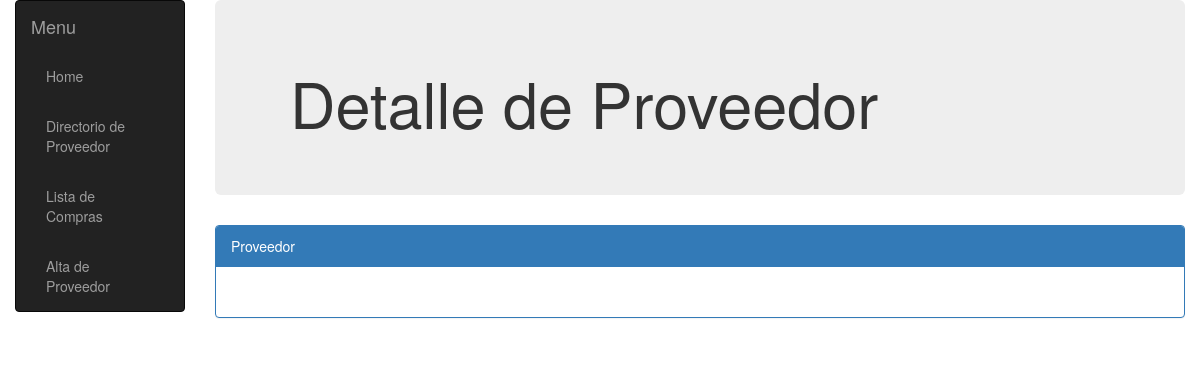
/compras/proveedor/d2a26590-5405-4bc8-ae8f-87ff250c494b/detalle (signed in), run on an earlier commit of the app's database.
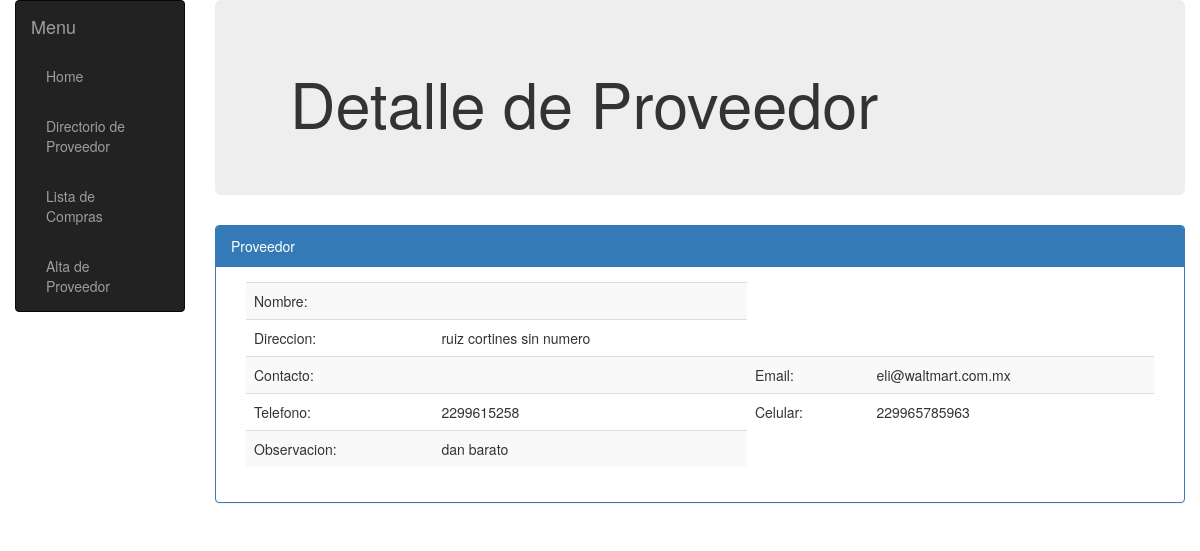
And on a later commit of the database.
### compras/models.py (models this page shows, shortened)
class Proveedor(models.Model):
    id = models.UUIDField(primary_key=True, default=uuid.uuid4,
                          help_text="ID único para este proveedor")
    nombre = models.CharField(max_length=200)
    direccion = models.TextField(
        max_length=1000,  help_text="Ingrese la direccion del proveedor")
    contacto = models.CharField(max_length=200)
    telefono = models.CharField(max_length=20)
    celular = models.CharField(max_length=20)
    email = models.EmailField(max_length=240)
    observacion = models.TextField(
        max_length=1000,  help_text="Ingrese una observacion del proveedor")

### compras/views.py (the view, shortened to what this page needs)
# urls.py: url(r'^proveedor/(?P<id>[-\w]+)/detalle',views.ProveedorDetalle, name='proveedor-detail'),
@login_required(login_url='/accounts/login/')
def ProveedorDetalle(request, id=id):
    if request.method == 'GET':
        busproveedor = request.GET.get('id')
        proveedor_det = Proveedor.objects.filter(id=id)
        inventario_det = Inventario.objects.filter(producto=id)
        return render(
            request, 'proveedor_detail.html',
            {'proveedor': proveedor_det, 'inventario': inventario_det}
        )

### compras/templates/proveedor_detail.html (shortened to what this page needs)
{% extends "base_compra.html" %}
{% block content %}
<div class="jumbotron">
    <div class="container">
<h1>Detalle de Proveedor</h1>
    </div>
</div>
<div class="panel panel-primary">
    <div class="panel-heading">Proveedor</div>
        <div class="panel-body">
            <div class="container-fluid">
                 <table class="table table-striped table-sm" id="my_salida">
                    <tbody id="my_registro">
                   {% for proveedord in proveedor %}
                        <tr>
                            <td>Nombre: </td>
                            <td>{{provedord.nombre}}</td>
                        </tr>
                        <tr>
                            <td>Direccion: </td>
                            <td>{{proveedord.direccion}}</td>
                        </tr>
                        <tr>
                            <td>Contacto: </td>
                            <td>{{proveedord.Contacto}}</td>
                            <td>Email: </td>
                            <td> {{proveedord.email}}</td>
                        </tr>
                        <tr>
                            <td>Telefono: </td>
                            <td> {{proveedord.telefono}}</td>
                            <td>Celular: </td>
                            <td> {{proveedord.celular}}</td>
                        </tr>
                       <tr>
                            <td>Observacion: </td>
                            <td>{{proveedord.observacion}}</td>
                        </tr>
                    {% endfor %}
                    </tbody>
                </table>
             </div>
        </div>
    </div>
</div>
{% endblock %}

What changed in the data, as far as the page shows it:
added Proveedor: direccion "ruiz cortines sin numero", email "eli@waltmart.com.mx", telefono "2299615258", celular "229965785963", observacion "dan barato"
